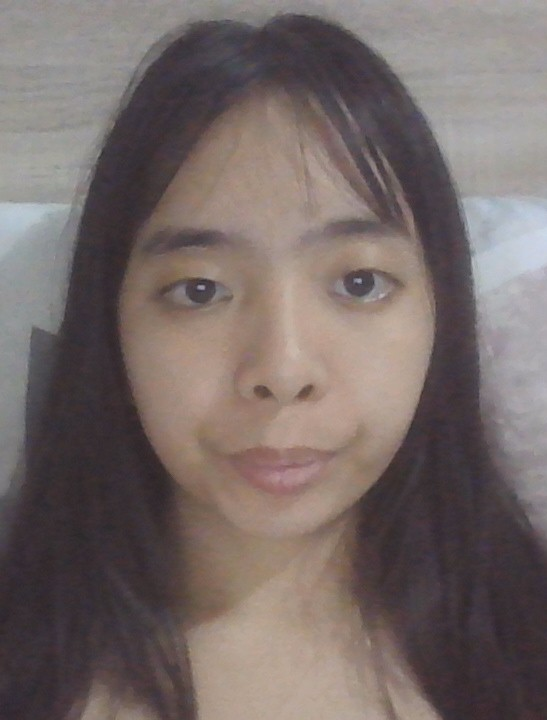
#> input picture FINAL_Activity 7. Performing Face Recognition/images/Monic/Activity 7. Performing Face Recognition/images/Keith/keith1.jpg, 547 x 720 px, found by its file name
$ jupyter execute 'CPE 313_Marquez_Activity_7_Performing_Face_Recognition.ipynb'   (text cells are left out)
#> lines starting #> are read from the running program, lines starting #| are printed output that depends on the picture; after the words box and inside, x2 and y2 are one past the last pixel; in counts of white or black regions, pixels touching at a corner belong together
### FINAL_Activity 7. Performing Face Recognition/images/Monic/Activity 7. Performing Face Recognition/read_images.py
import numpy as np
import os
import cv2

def read_images(dataset_path):
    images, labels = [], []
    person_id = 0

    for person_name in sorted(os.listdir(dataset_path)):
        person_folder = os.path.join(dataset_path, person_name)
        if not os.path.isdir(person_folder):
            continue

        for image_file in os.listdir(person_folder):
            image_path = os.path.join(person_folder, image_file)
            image = cv2.imread(image_path, cv2.IMREAD_GRAYSCALE)

            if image is None:
                print(f"Could not read {image_path}, skipping.")
                continue

            image = cv2.resize(image, (200, 200))
            images.append(np.asarray(image, dtype=np.uint8))
            labels.append(person_id)

        person_id += 1

    return np.array(images), np.array(labels)

# [3 lines that do not run on import are left out]

### FINAL_Activity 7. Performing Face Recognition/images/Monic/Activity 7. Performing Face Recognition/CPE 313_Marquez_Activity_7_Performing_Face_Recognition.ipynb
[cell 1]
import numpy as np
import os
import cv2

def read_images(dataset_path):
    images, labels = [], []
    person_id = 0

    for person_name in sorted(os.listdir(dataset_path)):
        person_folder = os.path.join(dataset_path, person_name)
        if not os.path.isdir(person_folder):
            continue

        for image_file in os.listdir(person_folder):
            image_path = os.path.join(person_folder, image_file)
            image = cv2.imread(image_path, cv2.IMREAD_GRAYSCALE)
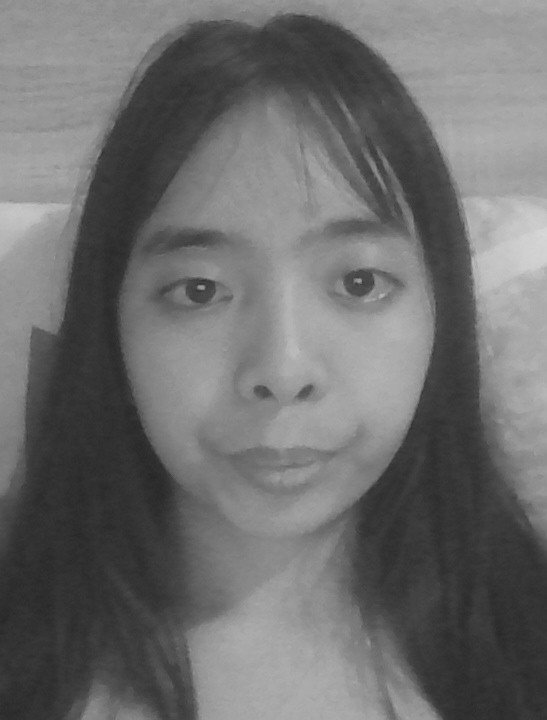
#> image: shape (720, 547); min 37, max 217, mean 109.2

            if image is None:
                print(f"Could not read {image_path}, skipping.")
                continue

            image = cv2.resize(image, (200, 200))
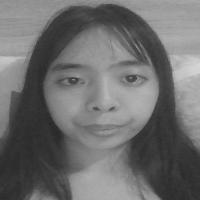
#> image: shape (200, 200); min 39, max 215, mean 109.2
            images.append(np.asarray(image, dtype=np.uint8))
            labels.append(person_id)

        person_id += 1
#> person_id = 1
#> pass 2 of the loop in read_images, `for person_name in sorted(os.listdir(dataset_path)):`:
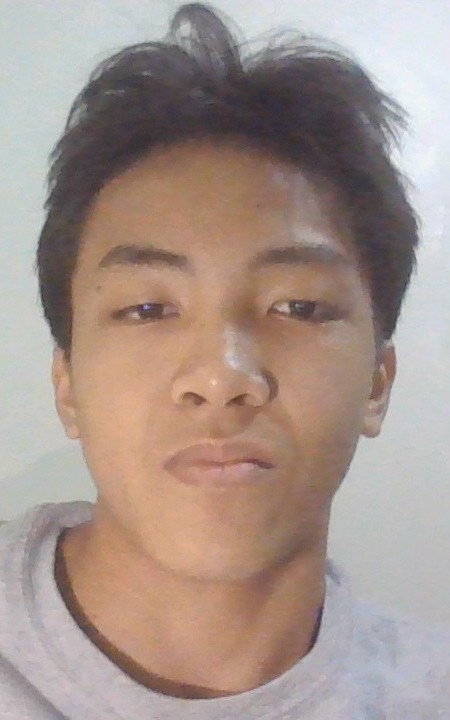
#> input picture FINAL_Activity 7. Performing Face Recognition/images/Monic/Activity 7. Performing Face Recognition/images/Marc/1.jpg, 450 x 720 px, found by its file name
#> in read_images, `image = cv2.imread(image_path, cv2.IMREAD_GRAYSCALE)`:
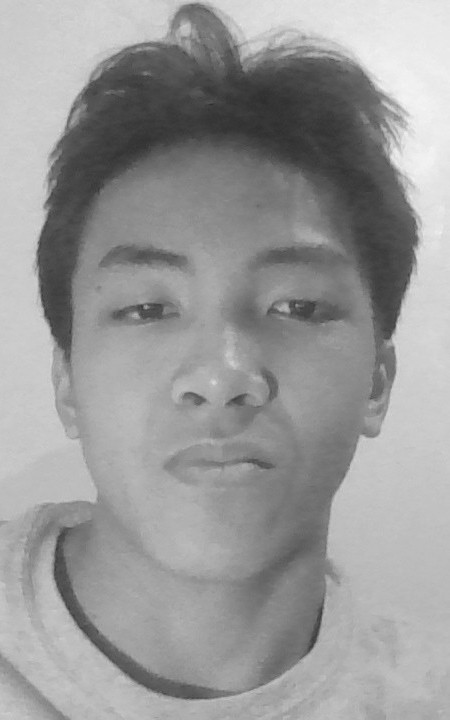
#> image: shape (720, 450); min 45, max 245, mean 152.8
#> in read_images, `image = cv2.resize(image, (200, 200))`:
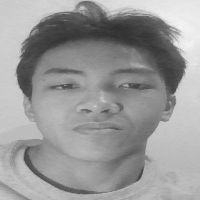
#> image: shape (200, 200); min 46, max 243, mean 152.7
#> in read_images, `person_id += 1`: person_id = 2

    return np.array(images), np.array(labels)

if __name__ == "__main__":
    dataset_directory = r'C:\Users\Keith\Documents\Activity 7. Performing Face Recognition\images'
    face_images, face_labels = read_images(dataset_directory)

[cell 2]
import numpy as np
import cv2
import sys
from read_images import read_images

def face_rec():
    names = ['Keith', 'Monic']

    data_path = r'C:\Users\Keith\Documents\Activity 7. Performing Face Recognition\images'
    face_images, face_labels = read_images(data_path)
#> in read_images, `person_id += 1`: person_id = 1
#> pass 2 of the loop in read_images, `for person_name in sorted(os.listdir(dataset_path)):`:
#> in read_images, `person_id += 1`: person_id = 2
    face_labels = np.asarray(face_labels, dtype=np.int32)

    recognizer = cv2.face.EigenFaceRecognizer_create()
    recognizer.train(face_images, face_labels)

    cam = cv2.VideoCapture(0)
    face_detector = cv2.CascadeClassifier('haarcascade_frontalface_default.xml')

    while True:
        ret, frame = cam.read()
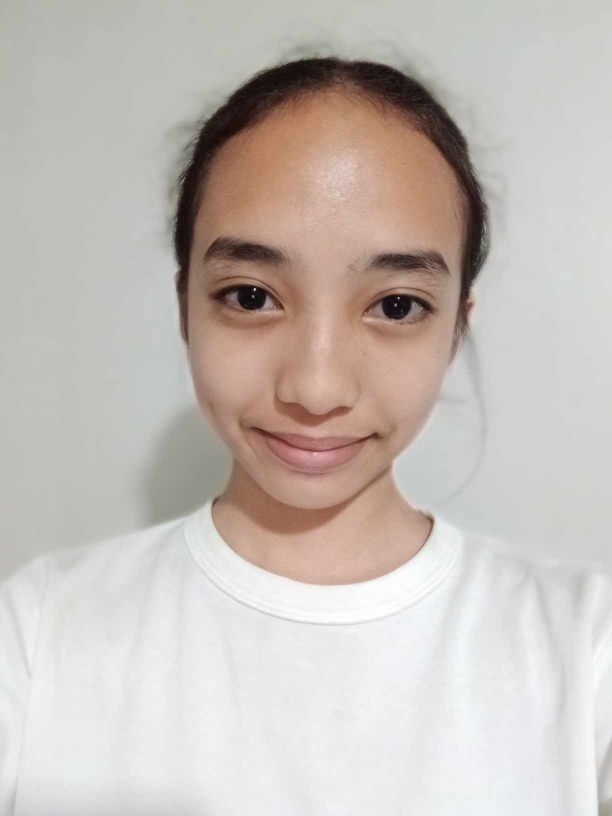
#> input picture Activity 7. Performing Face Recognition/image_train/Friend/friend1.jpg, 1224 x 1632 px, given in place of the camera (shown at 1/2 size)
#> frame is the input picture: shape (1632, 1224, 3); mean B, G, R 184.2, 189.7, 197.9
        if not ret:
            break

        grayscale_frame = cv2.cvtColor(frame, cv2.COLOR_BGR2GRAY)
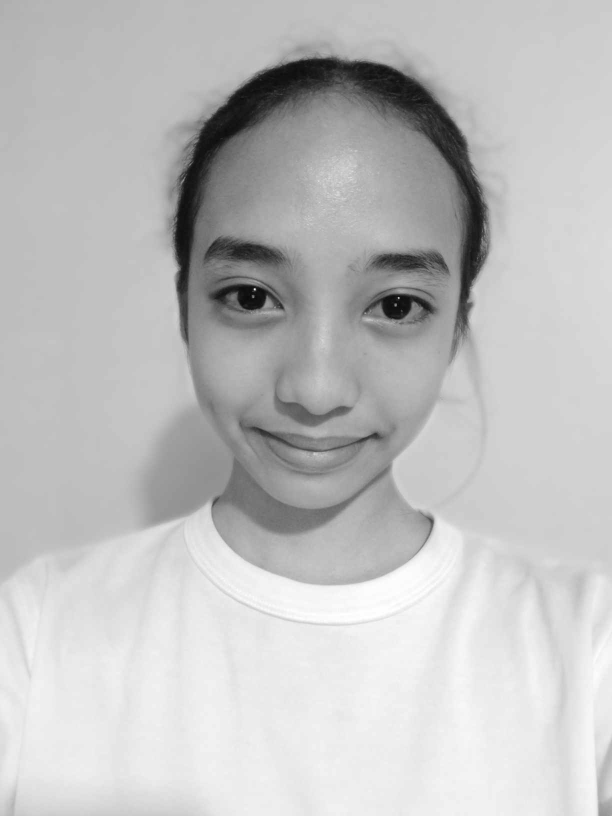
#> grayscale_frame: shape (1632, 1224) (shown at 1/2 size); min 2, max 255, mean 191.5
        detected_faces = face_detector.detectMultiScale(grayscale_frame, scaleFactor=1.3, minNeighbors=5)
#> detected_faces = [[235, 288, 802, 802]]

        for (x, y, w, h) in detected_faces:
            cv2.rectangle(frame, (x, y), (x + w, y + h), (255, 0, 0), 2)
            face_region = grayscale_frame[y:y + h, x:x + w]
            resized_face = cv2.resize(face_region, (200, 200))

            try:
                predicted_label, confidence = recognizer.predict(resized_face)
                recognized_name = names[predicted_label] if predicted_label < len(names) else "Unknown"
                cv2.putText(frame, f"{recognized_name}, {confidence:.2f}", (x, y - 10),
                            cv2.FONT_HERSHEY_SIMPLEX, 1, (255, 0, 0), 2)
            except:
                continue
#> this loop made 1 pass
#> (x, y, w, h, predicted_label, confidence, recognized_name) on pass 1: (235, 288, 802, 802, 1, 2259.7, 'Monic')
#> pass 1, in face_rec, `face_region = grayscale_frame[y:y + h, x:x + w]`:
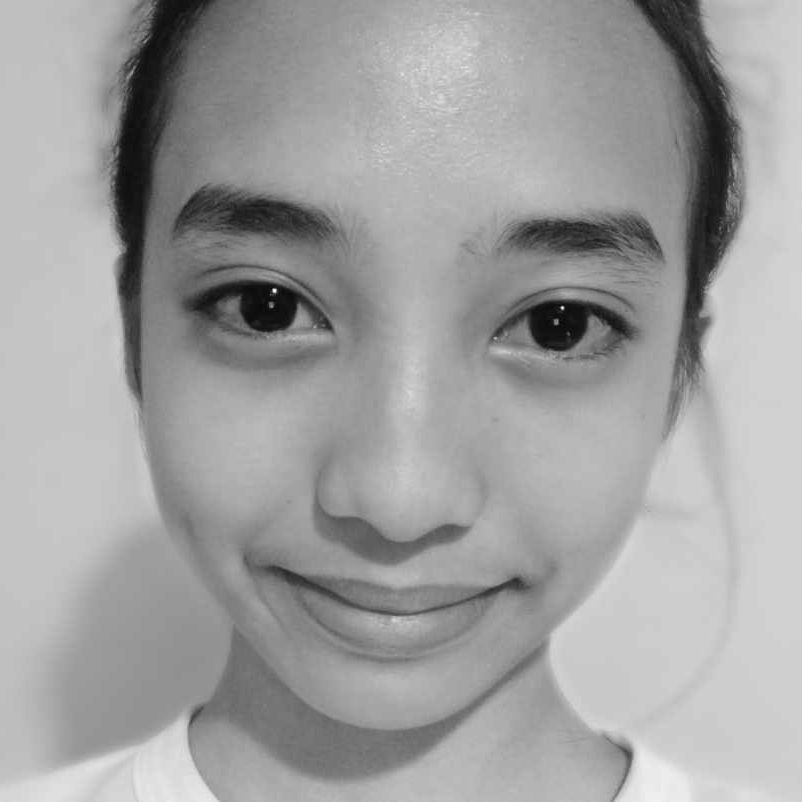
#> face_region: shape (802, 802); min 2, max 253, mean 159.7
#> after the loop:
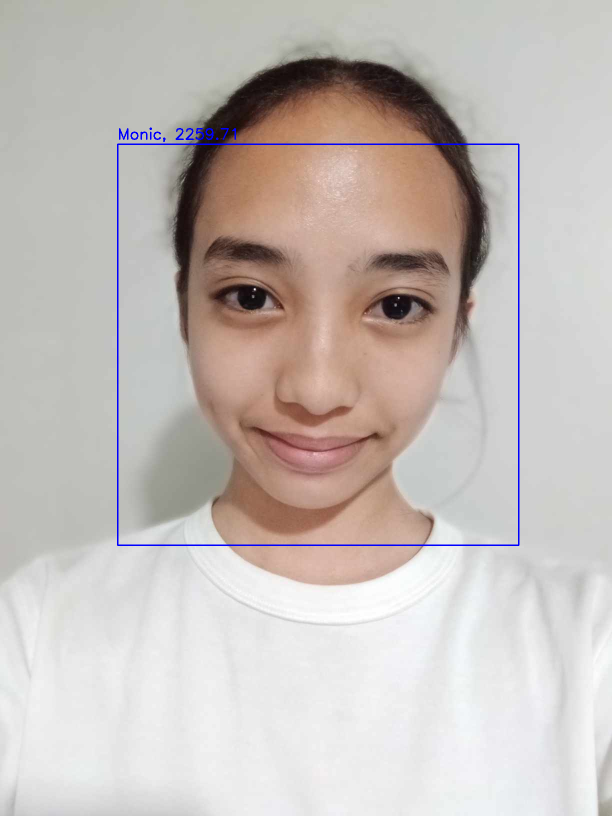
#> frame: shape (1632, 1224, 3) (shown at 1/2 size); 0.56% of pixels changed, all inside (x1, y1, x2, y2) = (234, 255, 1039, 1092)

        cv2.imshow("Eigen Face Recognition Procedure", frame)
        if cv2.waitKey(1) & 0xFF == ord("q"):
#> (key q is pressed here)
            break

    cam.release()
    cv2.destroyAllWindows()

if __name__ == "__main__":
    face_rec()

[cell 3]
import numpy as np
import cv2
import sys
from read_images import read_images

def face_rec():
    names = ['Keith', 'Monic']

    data_path = r'C:\Users\Keith\Documents\Activity 7. Performing Face Recognition\images'
    face_images, face_labels = read_images(data_path)
#> pass 2 of the loop in read_images, `for person_name in sorted(os.listdir(dataset_path)):`:
    face_labels = np.asarray(face_labels, dtype=np.int32)

    recognizer = cv2.face.FisherFaceRecognizer_create()
    recognizer.train(face_images, face_labels)

    cam = cv2.VideoCapture(0)
    face_detector = cv2.CascadeClassifier('haarcascade_frontalface_default.xml')

    while True:
        ret, frame = cam.read()
        if not ret:
            break

        grayscale_frame = cv2.cvtColor(frame, cv2.COLOR_BGR2GRAY)
        detected_faces = face_detector.detectMultiScale(grayscale_frame, scaleFactor=1.3, minNeighbors=5)
#> detected_faces = [[235, 288, 802, 802]]

        for (x, y, w, h) in detected_faces:
            cv2.rectangle(frame, (x, y), (x + w, y + h), (255, 0, 0), 2)
            face_region = grayscale_frame[y:y + h, x:x + w]
            resized_face = cv2.resize(face_region, (200, 200))

            try:
                predicted_label, confidence = recognizer.predict(resized_face)
                recognized_name = names[predicted_label] if predicted_label < len(names) else "Unknown"
                cv2.putText(frame, f"{recognized_name}, {confidence:.2f}", (x, y - 10),
                            cv2.FONT_HERSHEY_SIMPLEX, 1, (255, 0, 0), 2)
            except:
                continue
#> this loop made 1 pass
#> (x, y, w, h, predicted_label, confidence, recognized_name) on pass 1: (235, 288, 802, 802, 1, 2123.2, 'Monic')
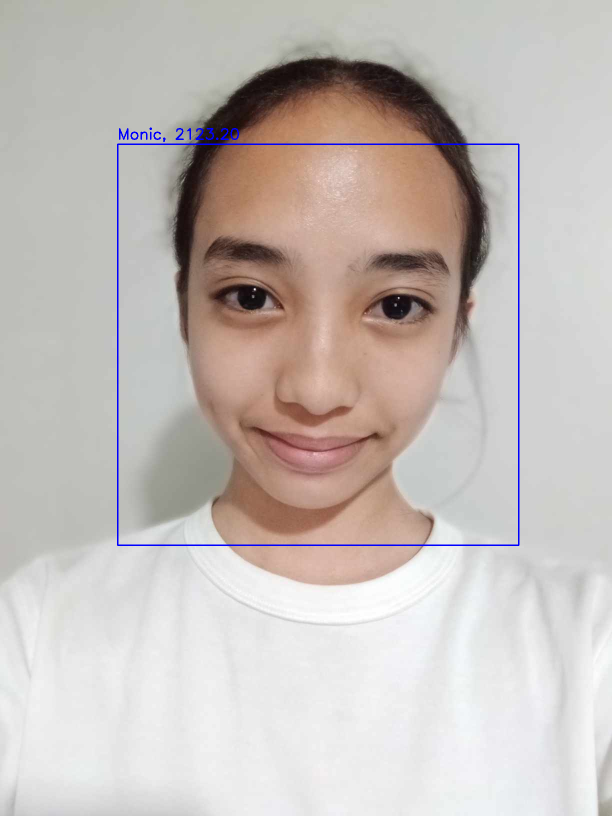
#> frame: shape (1632, 1224, 3) (shown at 1/2 size); 0.56% of pixels changed, all inside (x1, y1, x2, y2) = (234, 255, 1039, 1092)

        cv2.imshow("Fisher Face Recognition Procedure", frame)
        if cv2.waitKey(1) & 0xFF == ord("q"):
#> (key q is pressed here)
            break

    cam.release()
    cv2.destroyAllWindows()

if __name__ == "__main__":
    face_rec()

[cell 4]
import numpy as np
import cv2
import sys
from read_images import read_images

def face_rec():
    names = ['Keith', 'Monic']

    data_path = r'C:\Users\Keith\Documents\Activity 7. Performing Face Recognition\images'
    face_images, face_labels = read_images(data_path)
#> pass 2 of the loop in read_images, `for person_name in sorted(os.listdir(dataset_path)):`:
    face_labels = np.asarray(face_labels, dtype=np.int32)

    recognizer = cv2.face.LBPHFaceRecognizer_create()
    recognizer.train(face_images, face_labels)

    cam = cv2.VideoCapture(0)
    face_detector = cv2.CascadeClassifier('haarcascade_frontalface_default.xml')

    while True:
        ret, frame = cam.read()
        if not ret:
            break

        grayscale_frame = cv2.cvtColor(frame, cv2.COLOR_BGR2GRAY)
        detected_faces = face_detector.detectMultiScale(grayscale_frame, scaleFactor=1.3, minNeighbors=5)
#> detected_faces = [[235, 288, 802, 802]]

        for (x, y, w, h) in detected_faces:
            cv2.rectangle(frame, (x, y), (x + w, y + h), (255, 0, 0), 2)
            face_region = grayscale_frame[y:y + h, x:x + w]
            resized_face = cv2.resize(face_region, (200, 200))

            try:
                predicted_label, confidence = recognizer.predict(resized_face)
                recognized_name = names[predicted_label] if predicted_label < len(names) else "Unknown"
                cv2.putText(frame, f"{recognized_name}, {confidence:.2f}", (x, y - 10),
                            cv2.FONT_HERSHEY_SIMPLEX, 1, (255, 0, 0), 2)
            except:
                continue
#> this loop made 1 pass
#> (x, y, w, h, predicted_label, confidence, recognized_name) on pass 1: (235, 288, 802, 802, 0, 98.3, 'Keith')
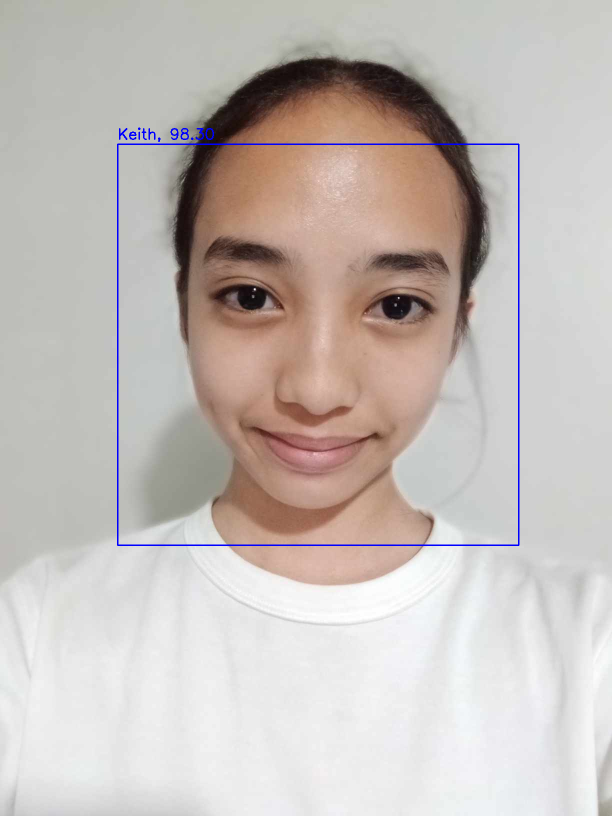
#> frame: shape (1632, 1224, 3) (shown at 1/2 size); 0.55% of pixels changed, all inside (x1, y1, x2, y2) = (234, 255, 1039, 1092)

        cv2.imshow("LBPH Face Recognition Procedure", frame)
        if cv2.waitKey(1) & 0xFF == ord("q"):
#> (key q is pressed here)
            break

    cam.release()
    cv2.destroyAllWindows()

if __name__ == "__main__":
    face_rec()

[cell 5]
import numpy as np
import cv2
import sys
from read_images import read_images

def face_rec():
    names = ['Keith', 'Monic', 'Marc']

    data_path = r'C:\Users\Keith\Documents\Activity 7. Performing Face Recognition\images'
    face_images, face_labels = read_images(data_path)
#> pass 2 of the loop in read_images, `for person_name in sorted(os.listdir(dataset_path)):`:
    face_labels = np.asarray(face_labels, dtype=np.int32)

    recognizer = cv2.face.EigenFaceRecognizer_create()
    recognizer.train(face_images, face_labels)

    cam = cv2.VideoCapture(0)
    face_detector = cv2.CascadeClassifier('haarcascade_frontalface_default.xml')

    while True:
        ret, frame = cam.read()
        if not ret:
            break

        grayscale_frame = cv2.cvtColor(frame, cv2.COLOR_BGR2GRAY)
        detected_faces = face_detector.detectMultiScale(grayscale_frame, scaleFactor=1.3, minNeighbors=5)
#> detected_faces = [[235, 288, 802, 802]]

        for (x, y, w, h) in detected_faces:
            cv2.rectangle(frame, (x, y), (x + w, y + h), (255, 0, 0), 2)
            face_region = grayscale_frame[y:y + h, x:x + w]
            resized_face = cv2.resize(face_region, (200, 200))

            try:
                predicted_label, confidence = recognizer.predict(resized_face)
                recognized_name = names[predicted_label] if predicted_label < len(names) else "Unknown"
                cv2.putText(frame, f"{recognized_name}, {confidence:.2f}", (x, y - 10),
                            cv2.FONT_HERSHEY_SIMPLEX, 1, (255, 0, 0), 2)
            except:
                continue

        cv2.imshow("Eigen Face Recognition", frame)
        if cv2.waitKey(1) & 0xFF == ord("q"):
#> (key q is pressed here)
            break

    cam.release()
    cv2.destroyAllWindows()

if __name__ == "__main__":
    face_rec()

[cell 6]
import numpy as np
import cv2
import sys
from read_images import read_images

def face_rec():
    names = ['Keith', 'Monic', 'Marc']

    data_path = r'C:\Users\Keith\Documents\Activity 7. Performing Face Recognition\images'
    face_images, face_labels = read_images(data_path)
#> pass 2 of the loop in read_images, `for person_name in sorted(os.listdir(dataset_path)):`:
    face_labels = np.asarray(face_labels, dtype=np.int32)

    recognizer = cv2.face.FisherFaceRecognizer_create()
    recognizer.train(face_images, face_labels)

    cam = cv2.VideoCapture(0)
    face_detector = cv2.CascadeClassifier('haarcascade_frontalface_default.xml')

    while True:
        ret, frame = cam.read()
        if not ret:
            break

        grayscale_frame = cv2.cvtColor(frame, cv2.COLOR_BGR2GRAY)
        detected_faces = face_detector.detectMultiScale(grayscale_frame, scaleFactor=1.3, minNeighbors=5)
#> detected_faces = [[235, 288, 802, 802]]

        for (x, y, w, h) in detected_faces:
            cv2.rectangle(frame, (x, y), (x + w, y + h), (255, 0, 0), 2)
            face_region = grayscale_frame[y:y + h, x:x + w]
            resized_face = cv2.resize(face_region, (200, 200))

            try:
                predicted_label, confidence = recognizer.predict(resized_face)
                recognized_name = names[predicted_label] if predicted_label < len(names) else "Unknown"
                cv2.putText(frame, f"{recognized_name}, {confidence:.2f}", (x, y - 10),
                            cv2.FONT_HERSHEY_SIMPLEX, 1, (255, 0, 0), 2)
            except:
                continue

        cv2.imshow("Fisher Face Recognition", frame)
        if cv2.waitKey(1) & 0xFF == ord("q"):
#> (key q is pressed here)
            break

    cam.release()
    cv2.destroyAllWindows()

if __name__ == "__main__":
    face_rec()

[cell 7]
import numpy as np
import cv2
import sys
from read_images import read_images

def face_rec():
    names = ['Keith', 'Monic', 'Marc']

    data_path = r'C:\Users\Keith\Documents\Activity 7. Performing Face Recognition\images'
    face_images, face_labels = read_images(data_path)
#> pass 2 of the loop in read_images, `for person_name in sorted(os.listdir(dataset_path)):`:
    face_labels = np.asarray(face_labels, dtype=np.int32)

    recognizer = cv2.face.LBPHFaceRecognizer_create()
    recognizer.train(face_images, face_labels)

    cam = cv2.VideoCapture(0)
    face_detector = cv2.CascadeClassifier('haarcascade_frontalface_default.xml')

    while True:
        ret, frame = cam.read()
        if not ret:
            break

        grayscale_frame = cv2.cvtColor(frame, cv2.COLOR_BGR2GRAY)
        detected_faces = face_detector.detectMultiScale(grayscale_frame, scaleFactor=1.3, minNeighbors=5)
#> detected_faces = [[235, 288, 802, 802]]

        for (x, y, w, h) in detected_faces:
            cv2.rectangle(frame, (x, y), (x + w, y + h), (255, 0, 0), 2)
            face_region = grayscale_frame[y:y + h, x:x + w]
            resized_face = cv2.resize(face_region, (200, 200))

            try:
                predicted_label, confidence = recognizer.predict(resized_face)
                recognized_name = names[predicted_label] if predicted_label < len(names) else "Unknown"
                cv2.putText(frame, f"{recognized_name}, {confidence:.2f}", (x, y - 10),
                            cv2.FONT_HERSHEY_SIMPLEX, 1, (255, 0, 0), 2)
            except:
                continue

        cv2.imshow("LBPH Face Recognition", frame)
        if cv2.waitKey(1) & 0xFF == ord("q"):
#> (key q is pressed here)
            break

    cam.release()
    cv2.destroyAllWindows()

if __name__ == "__main__":
    face_rec()
